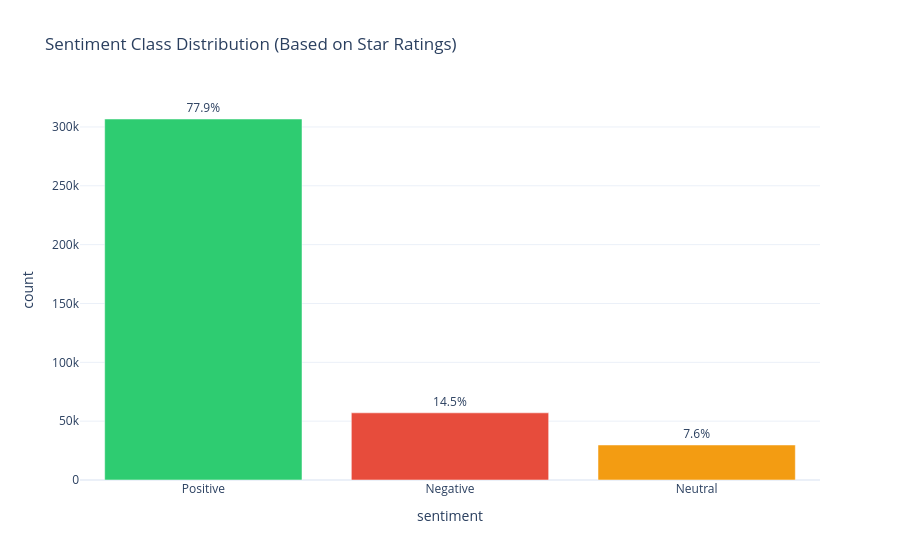

Write notebook code for a chart like this one.
### Code cell
import plotly.express as px

dist = df['true_sentiment'].value_counts().reset_index()
dist.columns = ['sentiment', 'count']
dist['pct'] = dist['count'] / dist['count'].sum() * 100

fig = px.bar(dist, x='sentiment', y='count',
    title='Sentiment Class Distribution (Based on Star Ratings)',
    color='sentiment',
    color_discrete_map={'Positive': '#2ecc71', 'Neutral': '#f39c12', 'Negative': '#e74c3c'},
    text=dist['pct'].apply(lambda x: f'{x:.1f}%')
)
fig.update_traces(textposition='outside')
fig.update_layout(template='plotly_white', showlegend=False)
fig.show()
fig.write_html('../outputs/01_sentiment_distribution.html')

### Figure 1 — Plotly figure (JSON) as saved in the notebook; plotly's stock layout.template omitted (floating-point values rounded to 4 significant figures)
{"data": [{"hovertemplate": "sentiment=%{x}<br>count=%{y}<br>text=%{text}<extra></extra>", "legendgroup": "Positive", "marker": {"color": "#2ecc71", "pattern": {"shape": ""}}, "name": "Positive", "orientation": "v", "showlegend": true, "text": ["77.9%"], "textposition": "outside", "type": "bar", "x": ["Positive"], "xaxis": "x", "y": [306758], "yaxis": "y"}, {"hovertemplate": "sentiment=%{x}<br>count=%{y}<br>text=%{text}<extra></extra>", "legendgroup": "Negative", "marker": {"color": "#e74c3c", "pattern": {"shape": ""}}, "name": "Negative", "orientation": "v", "showlegend": true, "text": ["14.5%"], "textposition": "outside", "type": "bar", "x": ["Negative"], "xaxis": "x", "y": [57067], "yaxis": "y"}, {"hovertemplate": "sentiment=%{x}<br>count=%{y}<br>text=%{text}<extra></extra>", "legendgroup": "Neutral", "marker": {"color": "#f39c12", "pattern": {"shape": ""}}, "name": "Neutral", "orientation": "v", "showlegend": true, "text": ["7.6%"], "textposition": "outside", "type": "bar", "x": ["Neutral"], "xaxis": "x", "y": [29754], "yaxis": "y"}], "layout": {"barmode": "relative", "legend": {"title": {"text": "sentiment"}, "tracegroupgap": 0}, "showlegend": false, "title": {"text": "Sentiment Class Distribution (Based on Star Ratings)"}, "xaxis": {"anchor": "y", "categoryarray": ["Positive", "Negative", "Neutral"], "categoryorder": "array", "domain": [0, 1], "title": {"text": "sentiment"}}, "yaxis": {"anchor": "x", "domain": [0, 1], "title": {"text": "count"}}}}
